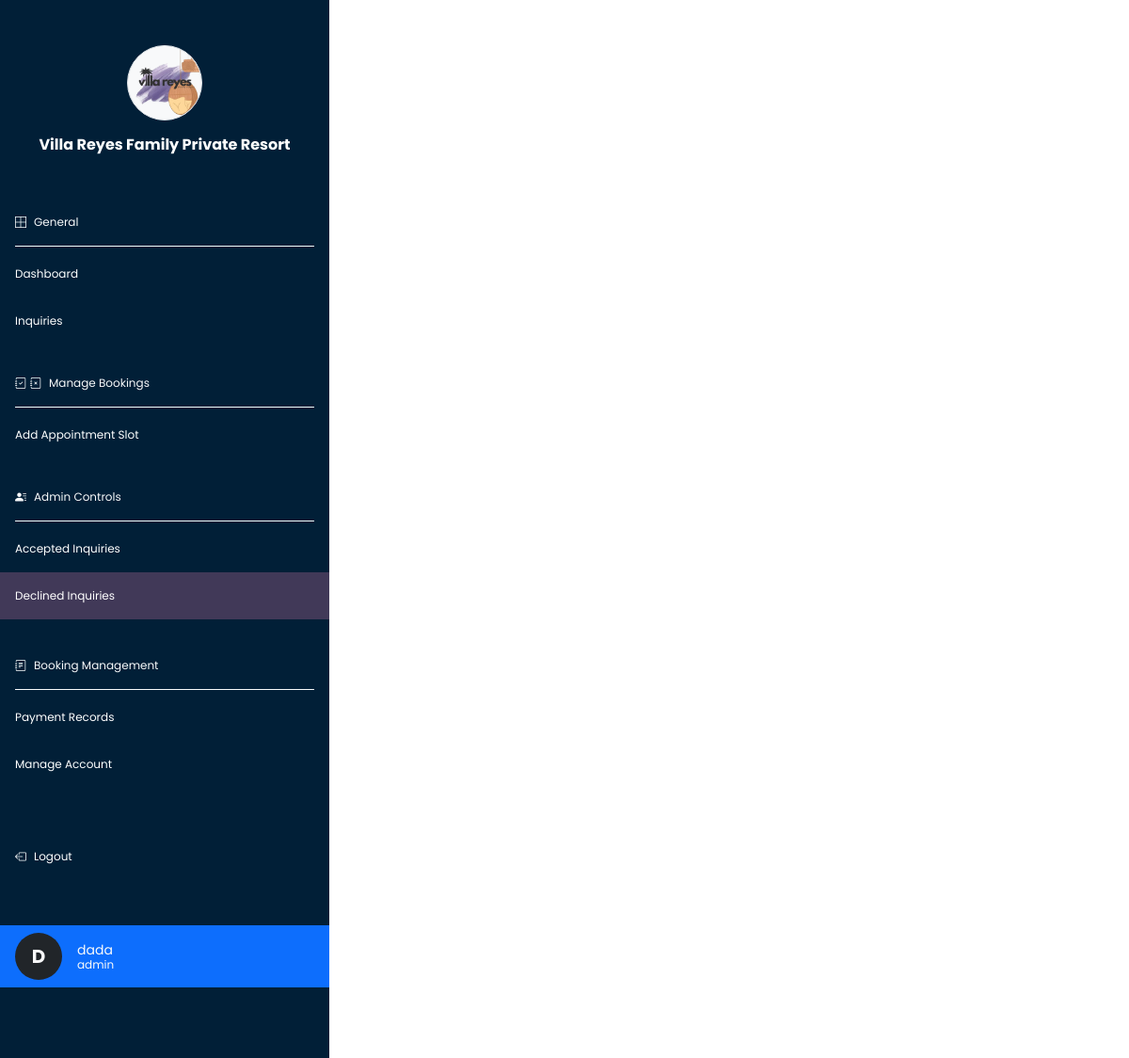
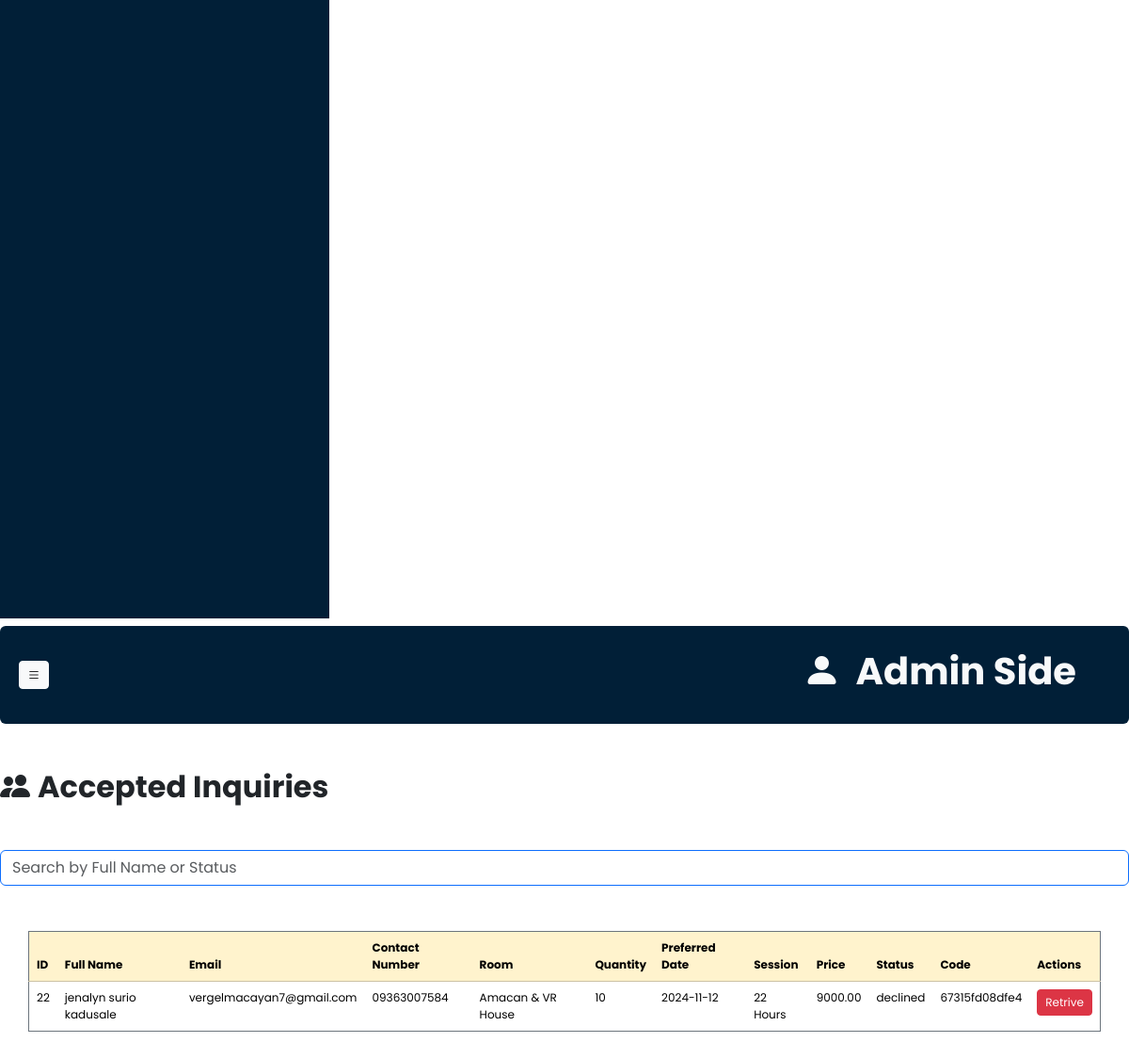
The page /DeclinedInquiries (signed in) on the database its author committed (2 pictures, top to bottom).
### tables this page shows
CREATE TABLE `inquiries` (
  `id` int(11) NOT NULL,
  `full_name` varchar(255) NOT NULL,
  `email` varchar(255) NOT NULL,
  `contact_number` varchar(20) DEFAULT NULL,
  `room` varchar(50) DEFAULT NULL,
  `quantity` int(11) NOT NULL,
  `preferred_date` date NOT NULL,
  `created_at` timestamp NOT NULL DEFAULT current_timestamp(),
  `session` varchar(100) DEFAULT NULL,
  `code` varchar(50) DEFAULT NULL,
  `price` decimal(20,2) DEFAULT NULL,
  `status` varchar(50) DEFAULT NULL
);

### app/views/admin/admindecline.php (the view, shortened to what this page needs)
<?php
require_once(dirname(__DIR__, 3) . '/configuration/dbConnection.php');
$stmt = $pdo->prepare("SELECT * FROM inquiries WHERE status = 'declined'");
$stmt->execute();
$amacanvrInquiries = $stmt->fetchAll(PDO::FETCH_ASSOC);
?>
<!DOCTYPE html>
<html lang="en">
<head>
    <link href="https://cdn.jsdelivr.net/npm/bootstrap@5.3.3/dist/css/bootstrap.min.css" rel="stylesheet"
>
    <link rel="stylesheet"
        href="https://cdnjs.cloudflare.com/ajax/libs/bootstrap-icons/1.10.0/font/bootstrap-icons.min.css">
</head>
<body>
    <?php include 'app/views/admin/adminInclude/sidebar.php'; ?>
    <div class="content">
        <?php include 'app/views/admin/adminInclude/header.php'; ?>
        <h2 class="my-5 fw-bold"><i class="bi bi-people-fill me-2"></i>Accepted Inquiries</h2>
        <input type="text" id="searchInput" placeholder="Search by Full Name or Status" class="form-control mb-3 border border-primary" aria-label="Search">
        <div class="table-responsive mt-5 shadowx">
            <table class="container table table-hover border border-secondary">
                <thead class="table-warning text-dark" style="font-size: 12px">
                    <tr>
                        <th>ID</th>
                        <th>Full Name</th>
                        <th>Email</th>
                        <th>Contact Number</th>
                        <th>Room</th>
                        <th>Quantity</th>
                        <th>Preferred Date</th>
                        <th>Session</th>
                        <th>Price</th>
                        <th>Status</th>
                        <th>Code</th>
                        <th>Actions</th>
                    </tr>
                </thead>
                <tbody class="text-dark" style="font-size: 12px">
                    <?php foreach ($amacanvrInquiries as $inquiry): ?>
                        <tr>
                            <td><?php echo htmlspecialchars($inquiry['id']); ?></td>
                            <td><?php echo htmlspecialchars($inquiry['full_name']); ?></td>
                            <td><?php echo htmlspecialchars($inquiry['email']); ?></td>
                            <td><?php echo htmlspecialchars($inquiry['contact_number']); ?></td>
                            <td><?php echo htmlspecialchars($inquiry['room']); ?></td>
                            <td><?php echo htmlspecialchars($inquiry['quantity']); ?></td>
                            <td><?php echo htmlspecialchars($inquiry['preferred_date']); ?></td>
                            <td><?php echo htmlspecialchars($inquiry['session']); ?></td>
                            <td><?php echo htmlspecialchars($inquiry['price']); ?></td>
                            <td
                                style="background-color: <?php echo $inquiry['status'] === 'paid' ? '#d4edda' : 'transparent'; ?>;">
                                <?php echo htmlspecialchars($inquiry['status']); ?></td>
                            <td><?php echo htmlspecialchars($inquiry['code']); ?></td>
                            <td>
                                <form action="/DeclinedInquiries" method="POST" style="display:inline;">
                                    <button class="btn btn-danger btn-sm" style="font-size: 12px" type="submit">
                                        Retrive
                                    </button>
                                </form>
                            </td>
                        </tr>
                    <?php endforeach; ?>
                </tbody>
            </table>
        </div>
    </div>
</body>
</html>

### app/views/admin/admindecline.php (style rules this page uses)
* { margin: 0; padding: 0; box-sizing: border-box; font-family: "Poppins", system-ui; }
body { font-family: Arial, sans-serif; overflow-x: hidden; }
.table-responsive { height: 400px; overflow-y: scroll; scrollbar-width: thin; width: auto; }

### app/views/admin/adminInclude/sidebar.php (style rules this page uses)
body { font-family: Arial, sans-serif; }

### rows shown on the page
inquiries: id "22", full_name "jenalyn surio kadusale", email "vergelmacayan7@gmail.com", contact_number "09363007584", room "Amacan & VR House", quantity "10", preferred_date "2024-11-12", session "22 Hours", price "9000.00", status "declined", code "67315fd08dfe4"

### other values the page prints
$firstLetter "D"
$_SESSION['user'] "dada"
